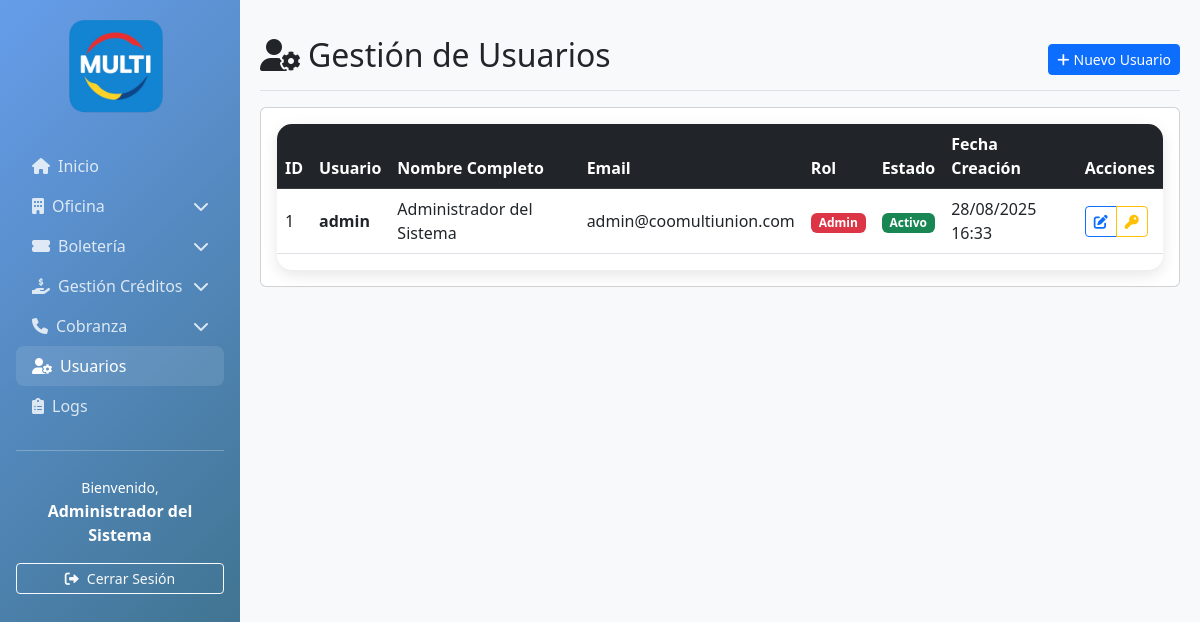
Page /ui/modules/usuarios/pages/usuarios.php (signed in) on the committed database.
### tables this page shows
CREATE TABLE IF NOT EXISTS control_usuarios (
    id INT AUTO_INCREMENT PRIMARY KEY,
    usuario VARCHAR(50) UNIQUE NOT NULL,
    password VARCHAR(255) NOT NULL,
    nombre_completo VARCHAR(100) NOT NULL,
    email VARCHAR(100),
    rol VARCHAR(20) NOT NULL,
    estado_activo BOOLEAN DEFAULT TRUE,
    fecha_creacion TIMESTAMP DEFAULT CURRENT_TIMESTAMP,
    fecha_actualizacion TIMESTAMP NULL DEFAULT NULL
);

### ui/config/paths.php (called while the page is built, shortened)
<?php
function getBaseUrl() {
    $scriptName = $_SERVER['SCRIPT_NAME'];
    $marker = '/ui/';
    $pos = strpos($scriptName, $marker);
    if ($pos !== false) {
        return substr($scriptName, 0, $pos + strlen($marker));
    }
    return './';
}
?>

### ui/config/database.php (called while the page is built, shortened)
<?php
class Database {
    private static $instance = null;
    private $connection;
    private function __construct() {
        try {
            $this->connection = new PDO(
                "mysql:host=" . DB_HOST . ";dbname=" . DB_NAME . ";charset=utf8mb4",
                DB_USER,
                DB_PASS,
                [
                    PDO::ATTR_ERRMODE => PDO::ERRMODE_EXCEPTION,
                    PDO::ATTR_DEFAULT_FETCH_MODE => PDO::FETCH_ASSOC,
                    PDO::ATTR_EMULATE_PREPARES => false
                ]
            );
        } catch (PDOException $e) {
            die("Error de conexión: " . $e->getMessage());
        }
    }
    public static function getInstance() {
        if (self::$instance === null) {
            self::$instance = new self();
        }
        return self::$instance;
    }
    public function getConnection() {
        return $this->connection;
    }
}
function getConnection() {
    return Database::getInstance()->getConnection();
}
?>

### ui/controllers/AuthController.php (called while the page is built, shortened)
<?php
require_once __DIR__ . '/../models/User.php';
require_once __DIR__ . '/../config/paths.php';
require_once __DIR__ . '/../config/database.php';
class AuthController {
    public function isAuthenticated() {
        return isset($_SESSION['user_id']) &&
               !empty($_SESSION['user_id']) &&
               isset($_SESSION['username']) &&
               isset($_SESSION['nombre_completo']) &&
               isset($_SESSION['user_role']);
    }
    public function getCurrentUser() {
        if ($this->isAuthenticated()) {
            return [
                'id' => $_SESSION['user_id'],
                'username' => $_SESSION['username'],
                'nombre_completo' => $_SESSION['nombre_completo'],
                'rol' => $_SESSION['user_role'],
                'email' => $_SESSION['user_email'] ?? ''
            ];
        }
        return null;
    }
    public function canAccessModule(string $moduleKey): bool {
        $role = $_SESSION['user_role'] ?? '';
        if ($role === 'admin') return true;
        return false;
    }
}
?>

### ui/models/User.php (called while the page is built, shortened)
<?php
require_once __DIR__ . '/../config/database.php';
class User {
    private $conn;
    public function __construct() {
        $this->conn = getConnection();
    }
    public function getAll() {
        try {
            $stmt = $this->conn->query("
                SELECT id, usuario, nombre_completo, email, rol, estado_activo as estado, fecha_creacion
                FROM control_usuarios
                ORDER BY nombre_completo
            ");
            return $stmt->fetchAll();
        } catch (Exception $e) {
            error_log("Error obteniendo usuarios: " . $e->getMessage());
            return [];
        }
    }
}
?>

### ui/utils/dictionary.php (called while the page is built, shortened)
<?php
require_once __DIR__ . '/../config/paths.php';
class Dictionary {
    private static $data = null;
    private static function load(): void {
        if (self::$data !== null) {
            return;
        }
        $jsonPath = getAbsolutePath('../dictionary.json');
        $raw = file_get_contents($jsonPath);
        $parsed = json_decode($raw, true);
        self::$data = is_array($parsed) ? $parsed : ['tablas' => []];
    }
    public static function label(string $table, string $field, ?string $default = null): string {
        $tablas = self::$data['tablas'] ?? [];
        $tabla = $tablas[$table] ?? null;
        return $default ?? ucwords(str_replace('_', ' ', $field));
    }
}
function dict_label(string $table, string $field, ?string $default = null): string {
    return Dictionary::label($table, $field, $default);
}
?>

### ui/modules/usuarios/pages/usuarios.php (the view, shortened to what this page needs)
<?php
require_once '../../../controllers/AuthController.php';
require_once '../../../models/User.php';
require_once '../../../config/paths.php';
require_once '../../../utils/dictionary.php';
$authController = new AuthController();
$authController->requireModule('usuarios.gestion');
$userModel = new User();
$usuarios = $userModel->getAll();
$currentUser = $authController->getCurrentUser();
$currentPage = 'usuarios';
include '../../../views/layouts/header.php';
?>
<div class="container-fluid">
    <div class="row">
        <?php include '../../../views/layouts/sidebar.php'; ?>
        <main class="col-12 main-content">
            <div class="d-flex justify-content-between flex-wrap flex-md-nowrap align-items-center pt-3 pb-2 mb-3 border-bottom">
                <h1 class="h2">
                    <i class="fas fa-user-cog me-2"></i>Gestión de Usuarios
                </h1>
                <div class="btn-toolbar mb-2 mb-md-0">
                    <button type="button" class="btn btn-sm btn-primary" data-bs-toggle="modal" data-bs-target="#createUserModal">
                        <i class="fas fa-plus me-1"></i>Nuevo Usuario
                    </button>
                </div>
            </div>
            <div class="card">
                <div class="card-body">
                    <div class="table-responsive">
                        <table class="table table-hover">
                            <thead class="table-dark">
                                <tr>
                                    <th>ID</th>
                                    <th><?php echo dict_label('control_usuarios','usuario','Usuario'); ?></th>
                                    <th><?php echo dict_label('control_usuarios','nombre_completo','Nombre Completo'); ?></th>
                                    <th><?php echo dict_label('control_usuarios','email','Email'); ?></th>
                                    <th><?php echo dict_label('control_usuarios','rol','Rol'); ?></th>
                                    <th><?php echo dict_label('control_usuarios','estado_activo','Estado'); ?></th>
                                    <th><?php echo dict_label('control_usuarios','fecha_creacion','Fecha Creación'); ?></th>
                                    <th>Acciones</th>
                                </tr>
                            </thead>
                            <tbody>
                                <?php foreach ($usuarios as $usuario): ?>
                                <tr>
                                    <td><?php echo htmlspecialchars($usuario['id']); ?></td>
                                    <td><strong><?php echo htmlspecialchars($usuario['usuario']); ?></strong></td>
                                    <td><?php echo htmlspecialchars($usuario['nombre_completo']); ?></td>
                                    <td><?php echo htmlspecialchars($usuario['email'] ?? ''); ?></td>
                                    <td>
                                        <span class="badge <?php echo $usuario['rol'] === 'admin' ? 'bg-danger' : 'bg-primary'; ?>">
                                            <?php echo ucfirst(htmlspecialchars($usuario['rol'])); ?>
                                        </span>
                                    </td>
                                    <td>
                                        <span class="badge <?php echo $usuario['estado'] ? 'bg-success' : 'bg-secondary'; ?>">
                                            <?php echo $usuario['estado'] ? 'Activo' : 'Inactivo'; ?>
                                        </span>
                                    </td>
                                    <td><?php echo date('d/m/Y H:i', strtotime($usuario['fecha_creacion'])); ?></td>
                                    <td>
                                        <div class="btn-group" role="group">
                                            <button type="button" class="btn btn-sm btn-outline-primary" data-bs-toggle="modal" data-bs-target="#editUserModal<?php echo $usuario['id']; ?>">
                                                <i class="fas fa-edit"></i>
                                            </button>
                                            <button type="button" class="btn btn-sm btn-outline-warning" data-bs-toggle="modal" data-bs-target="#changePasswordModal<?php echo $usuario['id']; ?>">
                                                <i class="fas fa-key"></i>
                                            </button>
                                        </div>
                                    </td>
                                </tr>
                                <?php endforeach; ?>
                            </tbody>
                        </table>
                    </div>
                </div>
            </div>
        </main>
    </div>
</div>
<?php include '../../../views/layouts/footer.php'; ?>

### ui/views/layouts/header.php (shortened to what this page needs)
<?php
require_once dirname(__DIR__, 2) . '/config/paths.php';
?>
<!DOCTYPE html>
<html lang="es">
<head>
    <link href="https://cdn.jsdelivr.net/npm/bootstrap@5.3.0/dist/css/bootstrap.min.css" rel="stylesheet">
    <link href="https://cdnjs.cloudflare.com/ajax/libs/font-awesome/6.0.0/css/all.min.css" rel="stylesheet">
</head>
<body>

### ui/views/layouts/sidebar.php (shortened to what this page needs)
<div class="sidebar p-3">
    <div class="text-center mb-4">
        <a href="<?php echo getBaseUrl(); ?>pages/dashboard.php" class="d-inline-flex align-items-center text-decoration-none text-white">
            <img src="<?php echo getBaseUrl(); ?>assets/img/logo.png" alt="Multi" height="100" class="me-2">
        </a>
    </div>
    <nav class="nav flex-column">
        <a class="nav-link <?php echo $currentPage === 'dashboard' ? 'active' : ''; ?>" href="<?php echo getBaseUrl(); ?>pages/dashboard.php">
            <i class="fas fa-home me-2"></i>Inicio
        </a>
        <?php
        if (!function_exists('canAccess')) {
            require_once dirname(__DIR__, 2) . '/controllers/AuthController.php';
            $___authTmp = new AuthController();
            function canAccess($moduleKey) {
                global $___authTmp;
                return $___authTmp->canAccessModule($moduleKey);
            }
        }
        ?>
        <?php if (!empty($currentUser)): ?>
        <?php $isOficinaOpen = in_array(($currentPage ?? ''), ['oficina','productos','asociados','pagos_pse','pagos_cash_qr','transacciones','trx_list','cargas']); ?>
        <a class="nav-link d-flex align-items-center justify-content-between" data-bs-toggle="collapse" href="#menuOficina" role="button" aria-expanded="<?php echo $isOficinaOpen ? 'true' : 'false'; ?>" aria-controls="menuOficina">
            <span><i class="fas fa-building me-2"></i>Oficina</span>
            <i class="fas fa-chevron-<?php echo $isOficinaOpen ? 'up' : 'down'; ?>"></i>
        </a>
        <?php $isBoleteriaOpen = in_array(($currentPage ?? ''), ['boleteria','boleteria_categorias','boleteria_boletas']); ?>
        <a class="nav-link d-flex align-items-center justify-content-between" data-bs-toggle="collapse" href="#menuBoleteria" role="button" aria-expanded="<?php echo $isBoleteriaOpen ? 'true' : 'false'; ?>" aria-controls="menuBoleteria">
            <span><i class="fas fa-ticket-alt me-2"></i>Boletería</span>
            <i class="fas fa-chevron-<?php echo $isBoleteriaOpen ? 'up' : 'down'; ?>"></i>
        </a>
        <?php $isCredOpen = in_array(($currentPage ?? ''), ['creditos','creditos_solicitudes','creditos_listado']); ?>
        <a class="nav-link d-flex align-items-center justify-content-between" data-bs-toggle="collapse" href="#menuCreditos" role="button" aria-expanded="<?php echo $isCredOpen ? 'true' : 'false'; ?>" aria-controls="menuCreditos">
            <span><i class="fas fa-hand-holding-usd me-2"></i>Gestión Créditos</span>
            <i class="fas fa-chevron-<?php echo $isCredOpen ? 'up' : 'down'; ?>"></i>
        </a>
        <?php $isCobranzaOpen = in_array(($currentPage ?? ''), ['cobranza','cobranza_comunicaciones']); ?>
        <a class="nav-link d-flex align-items-center justify-content-between" data-bs-toggle="collapse" href="#menuCobranza" role="button" aria-expanded="<?php echo $isCobranzaOpen ? 'true' : 'false'; ?>" aria-controls="menuCobranza">
            <span><i class="fas fa-phone me-2"></i>Cobranza</span>
            <i class="fas fa-chevron-<?php echo $isCobranzaOpen ? 'up' : 'down'; ?>"></i>
        </a>
        <?php if (canAccess('usuarios.gestion')): ?>
        <a class="nav-link <?php echo $currentPage === 'usuarios' ? 'active' : ''; ?>" href="<?php echo getBaseUrl(); ?>modules/usuarios/pages/usuarios.php">
            <i class="fas fa-user-cog me-2"></i>Usuarios
        </a>
        <?php endif; ?>
        <?php if (canAccess('logs.gestion')): ?>
        <a class="nav-link <?php echo $currentPage === 'logs' ? 'active' : ''; ?>" href="<?php echo getBaseUrl(); ?>modules/logs/pages/logs.php">
            <i class="fas fa-clipboard-list me-2"></i>Logs
        </a>
        <?php endif; ?>
        <?php endif; ?>
    </nav>
    <hr class="my-4">
    <div class="text-center">
        <small>Bienvenido,</small><br>
        <strong><?php echo htmlspecialchars($currentUser['nombre_completo'] ?? 'Usuario'); ?></strong>
    </div>
    <div class="mt-3">
        <a href="<?php echo getBaseUrl(); ?>logout.php" class="btn btn-outline-light btn-sm w-100">
            <i class="fas fa-sign-out-alt me-2"></i>Cerrar Sesión
        </a>
    </div>
</div>

### ui/views/layouts/footer.php (shortened to what this page needs)
</body>
</html>

### ui/views/layouts/header.php (style rules this page uses)
.sidebar { background: linear-gradient(135deg,rgb(102, 157, 234) 0%,rgb(57, 108, 127) 100%); min-height: 100vh; height: 100vh; color: white; position: fixed; top: 0; left: 0; z-index: 1000; overflow-y: auto; width: 240px; }
.sidebar .nav-link { color: rgba(255, 255, 255, 0.8); transition: all 0.3s ease; }
.sidebar .nav-link:hover, .sidebar .nav-link.active { color: white; background: rgba(255, 255, 255, 0.1); border-radius: 8px; }
.main-content { background-color: #f8f9fa; min-height: 100vh; padding: 20px; margin-left: 240px; width: calc(100% - 240px); box-sizing: border-box; }
.container-fluid { padding-left: 0; padding-right: 0; max-width: 100%; overflow-x: hidden; }
.row { margin-left: 0; margin-right: 0; }
.table-responsive { border-radius: 15px; box-shadow: 0 5px 15px rgba(0, 0, 0, 0.1); overflow-x: auto; max-width: 100%; }
.table td { vertical-align: middle; }

### rows in the picture
control_usuarios: nombre_completo "Administrador del Sistema", id "1", usuario "admin", email "admin@coomultiunion.com", rol "Admin", estado_activo "Activo", fecha_creacion "28/08/2025 16:33"

### other values in the picture
dict_label('control_usuarios','usuario','Usuario') "Usuario"
dict_label('control_usuarios','nombre_completo','Nombre Completo') "Nombre Completo"
dict_label('control_usuarios','email','Email') "Email"
dict_label('control_usuarios','rol','Rol') "Rol"
dict_label('control_usuarios','estado_activo','Estado') "Estado"
dict_label('control_usuarios','fecha_creacion','Fecha Creación') "Fecha Creación"
